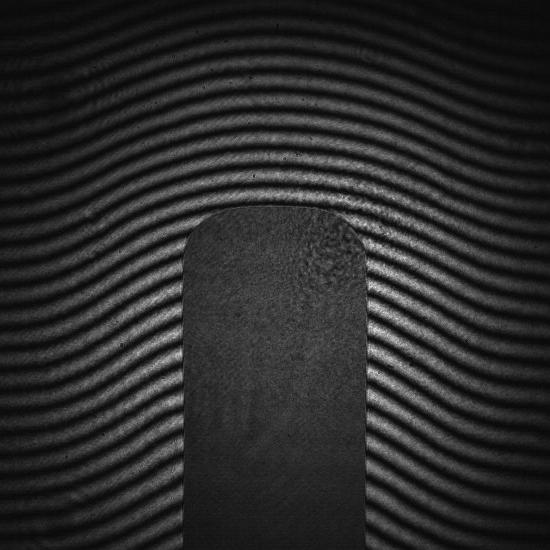
#> input picture mask/phi=0.9_frame0_crop.jpg, 550 x 550 px
$ python demoGlowPlugMask.py   (older library calls are emulated)
#> lines starting #> are read from the running program, lines starting #| are printed output that depends on the picture
import numpy as np
from matplotlib import pyplot as plt
from fringeAnalysis.WTP.constants import *
from fringeAnalysis import WTP
from fringeAnalysis.mask import get_autolite_template, locate_glowplug, remove_glowplug
from skimage import io, exposure
import sys,os,os.path

measuredWidth = 182
templateSlop = 4

orig = io.imread('phi=0.9_frame0_crop.jpg', as_grey=True)
#> orig is the input picture: shape (550, 550); min 0, max 232, mean 42.4
img = exposure.equalize_adapthist(orig)
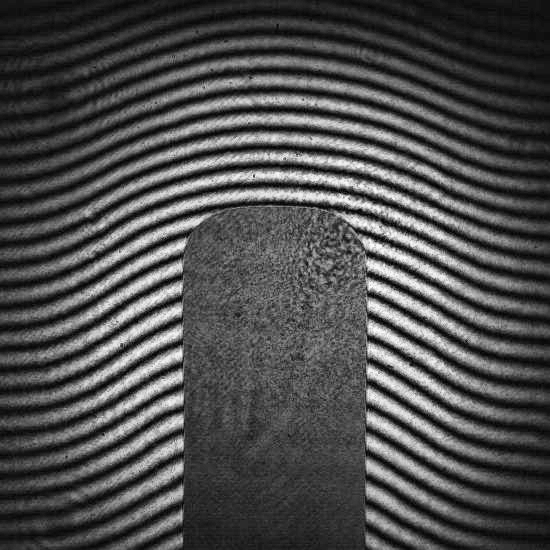
#> img: shape (550, 550) float64; min 0, max 1, mean 0.303
img = exposure.rescale_intensity(img, out_range=(0,255))

img_h, img_w = img.shape
#> img_h = 550; img_w = 550
#> (the run stopped early here; a loop or call above may not have finished)

$ run again, with mask/Centering_088_crop.tif saved as mask/phi=0.9_frame0_crop.jpg
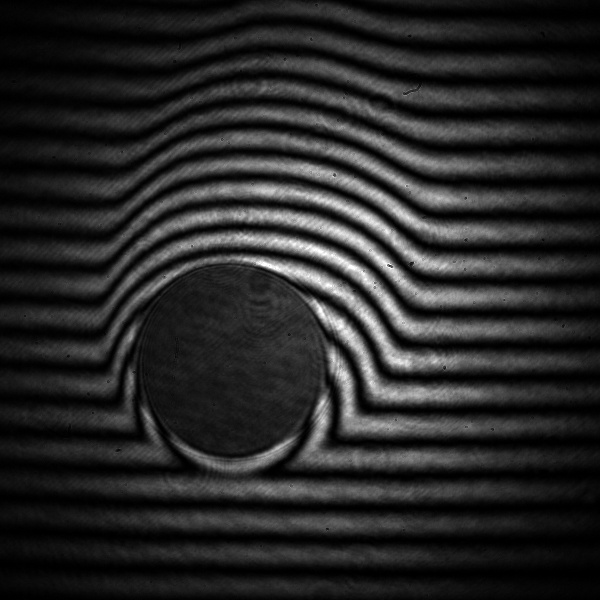
#> input picture mask/Centering_088_crop.tif, 600 x 600 px
#> orig is the input picture: shape (600, 600); min 0, max 255, mean 39.1
#> `img = exposure.equalize_adapthist(orig)`:
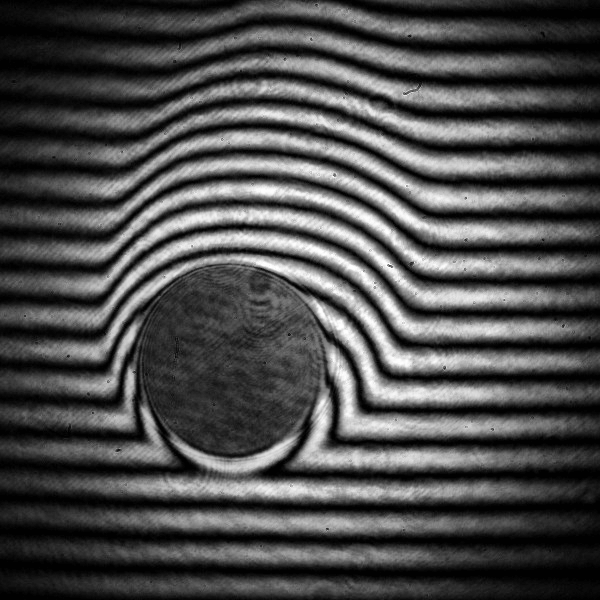
#> img: shape (600, 600) float64; min 0, max 1, mean 0.296
